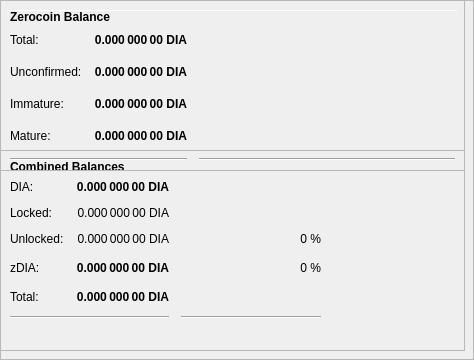
        <widget class="QFrame" name="frameObfuscation">
         <property name="minimumSize">
          <size>
           <width>0</width>
           <height>350</height>
          </size>
         </property>
         <property name="layoutDirection">
          <enum>Qt::LeftToRight</enum>
         </property>
         <property name="frameShape">
          <enum>QFrame::StyledPanel</enum>
         </property>
         <property name="frameShadow">
          <enum>QFrame::Raised</enum>
         </property>
         <widget class="QPushButton" name="runAutoDenom">
          <property name="geometry">
           <rect>
            <x>251</x>
            <y>17</y>
            <width>1</width>
            <height>1</height>
           </rect>
          </property>
          <property name="palette">
           <palette>
            <active>
             <colorrole role="WindowText">
              <brush brushstyle="SolidPattern">
               <color alpha="255">
                <red>0</red>
                <green>0</green>
                <blue>0</blue>
               </color>
              </brush>
             </colorrole>
             <colorrole role="Button">
              <brush brushstyle="SolidPattern">
               <color alpha="255">
                <red>239</red>
                <green>238</green>
                <blue>238</blue>
               </color>
              </brush>
             </colorrole>
             <colorrole role="Light">
              <brush brushstyle="SolidPattern">
               <color alpha="255">
                <red>255</red>
                <green>255</green>
                <blue>255</blue>
               </color>
              </brush>
             </colorrole>
             <colorrole role="Midlight">
              <brush brushstyle="SolidPattern">
               <color alpha="255">
                <red>247</red>
                <green>246</green>
                <blue>246</blue>
               </color>
              </brush>
             </colorrole>
             <colorrole role="Dark">
              <brush brushstyle="SolidPattern">
               <color alpha="255">
                <red>119</red>
                <green>119</green>
                <blue>119</blue>
               </color>
              </brush>
             </colorrole>
             <colorrole role="Mid">
              <brush brushstyle="SolidPattern">
               <color alpha="255">
                <red>159</red>
                <green>159</green>
                <blue>159</blue>
               </color>
              </brush>
             </colorrole>
             <colorrole role="Text">
              <brush brushstyle="SolidPattern">
               <color alpha="255">
                <red>0</red>
                <green>0</green>
                <blue>0</blue>
               </color>
              </brush>
             </colorrole>
             <colorrole role="BrightText">
              <brush brushstyle="SolidPattern">
               <color alpha="255">
                <red>255</red>
                <green>255</green>
                <blue>255</blue>
               </color>
              </brush>
             </colorrole>
             <colorrole role="ButtonText">
              <brush brushstyle="SolidPattern">
               <color alpha="255">
                <red>0</red>
                <green>0</green>
                <blue>0</blue>
               </color>
              </brush>
             </colorrole>
             <colorrole role="Base">
              <brush brushstyle="SolidPattern">
               <color alpha="255">
                <red>255</red>
                <green>255</green>
                <blue>255</blue>
               </color>
              </brush>
             </colorrole>
             <colorrole role="Window">
              <brush brushstyle="SolidPattern">
               <color alpha="255">
                <red>239</red>
                <green>238</green>
                <blue>238</blue>
               </color>
              </brush>
             </colorrole>
             <colorrole role="Shadow">
              <brush brushstyle="SolidPattern">
               <color alpha="255">
                <red>0</red>
                <green>0</green>
                <blue>0</blue>
               </color>
              </brush>
             </colorrole>
             <colorrole role="AlternateBase">
              <brush brushstyle="SolidPattern">
               <color alpha="255">
                <red>247</red>
                <green>246</green>
                <blue>246</blue>
               </color>
              </brush>
             </colorrole>
             <colorrole role="ToolTipBase">
              <brush brushstyle="SolidPattern">
               <color alpha="255">
                <red>255</red>
                <green>255</green>
                <blue>220</blue>
               </color>
              </brush>
             </colorrole>
             <colorrole role="ToolTipText">
              <brush brushstyle="SolidPattern">
               <color alpha="255">
                <red>0</red>
                <green>0</green>
                <blue>0</blue>
               </color>
              </brush>
             </colorrole>
            </active>
            <inactive>
             <colorrole role="WindowText">
              <brush brushstyle="SolidPattern">
               <color alpha="255">
                <red>0</red>
                <green>0</green>
                <blue>0</blue>
               </color>
              </brush>
             </colorrole>
             <colorrole role="Button">
              <brush brushstyle="SolidPattern">
               <color alpha="255">
                <red>239</red>
                <green>238</green>
                <blue>238</blue>
               </color>
              </brush>
             </colorrole>
             <colorrole role="Light">
              <brush brushstyle="SolidPattern">
               <color alpha="255">
                <red>255</red>
                <green>255</green>
                <blue>255</blue>
               </color>
              </brush>
             </colorrole>
             <colorrole role="Midlight">
              <brush brushstyle="SolidPattern">
               <color alpha="255">
                <red>247</red>
                <green>246</green>
                <blue>246</blue>
               </color>
              </brush>
             </colorrole>
             <colorrole role="Dark">
              <brush brushstyle="SolidPattern">
               <color alpha="255">
                <red>119</red>
                <green>119</green>
                <blue>119</blue>
               </color>
              </brush>
             </colorrole>
             <colorrole role="Mid">
              <brush brushstyle="SolidPattern">
               <color alpha="255">
                <red>159</red>
                <green>159</green>
                <blue>159</blue>
               </color>
              </brush>
             </colorrole>
             <colorrole role="Text">
              <brush brushstyle="SolidPattern">
               <color alpha="255">
                <red>0</red>
                <green>0</green>
                <blue>0</blue>
               </color>
              </brush>
             </colorrole>
             <colorrole role="BrightText">
              <brush brushstyle="SolidPattern">
               <color alpha="255">
                <red>255</red>
                <green>255</green>
                <blue>255</blue>
               </color>
              </brush>
             </colorrole>
             <colorrole role="ButtonText">
              <brush brushstyle="SolidPattern">
               <color alpha="255">
                <red>0</red>
                <green>0</green>
                <blue>0</blue>
               </color>
              </brush>
             </colorrole>
             <colorrole role="Base">
              <brush brushstyle="SolidPattern">
               <color alpha="255">
                <red>255</red>
                <green>255</green>
                <blue>255</blue>
               </color>
              </brush>
             </colorrole>
             <colorrole role="Window">
              <brush brushstyle="SolidPattern">
               <color alpha="255">
                <red>239</red>
                <green>238</green>
                <blue>238</blue>
               </color>
              </brush>
             </colorrole>
             <colorrole role="Shadow">
              <brush brushstyle="SolidPattern">
               <color alpha="255">
                <red>0</red>
                <green>0</green>
                <blue>0</blue>
               </color>
              </brush>
             </colorrole>
             <colorrole role="AlternateBase">
              <brush brushstyle="SolidPattern">
               <color alpha="255">
                <red>247</red>
                <green>246</green>
                <blue>246</blue>
               </color>
              </brush>
             </colorrole>
             <colorrole role="ToolTipBase">
              <brush brushstyle="SolidPattern">
               <color alpha="255">
                <red>255</red>
                <green>255</green>
                <blue>220</blue>
               </color>
              </brush>
             </colorrole>
             <colorrole role="ToolTipText">
              <brush brushstyle="SolidPattern">
               <color alpha="255">
                <red>0</red>
                <green>0</green>
                <blue>0</blue>
               </color>
              </brush>
             </colorrole>
            </inactive>
            <disabled>
             <colorrole role="WindowText">
              <brush brushstyle="SolidPattern">
               <color alpha="255">
                <red>119</red>
                <green>119</green>
                <blue>119</blue>
               </color>
              </brush>
             </colorrole>
             <colorrole role="Button">
              <brush brushstyle="SolidPattern">
               <color alpha="255">
                <red>239</red>
                <green>238</green>
                <blue>238</blue>
               </color>
              </brush>
             </colorrole>
             <colorrole role="Light">
              <brush brushstyle="SolidPattern">
               <color alpha="255">
                <red>255</red>
                <green>255</green>
                <blue>255</blue>
               </color>
              </brush>
             </colorrole>
             <colorrole role="Midlight">
              <brush brushstyle="SolidPattern">
               <color alpha="255">
                <red>247</red>
                <green>246</green>
                <blue>246</blue>
               </color>
              </brush>
             </colorrole>
             <colorrole role="Dark">
              <brush brushstyle="SolidPattern">
               <color alpha="255">
                <red>119</red>
                <green>119</green>
                <blue>119</blue>
               </color>
              </brush>
             </colorrole>
             <colorrole role="Mid">
              <brush brushstyle="SolidPattern">
               <color alpha="255">
                <red>159</red>
                <green>159</green>
                <blue>159</blue>
               </color>
              </brush>
             </colorrole>
             <colorrole role="Text">
              <brush brushstyle="SolidPattern">
               <color alpha="255">
                <red>119</red>
                <green>119</green>
                <blue>119</blue>
               </color>
              </brush>
             </colorrole>
             <colorrole role="BrightText">
              <brush brushstyle="SolidPattern">
               <color alpha="255">
                <red>255</red>
                <green>255</green>
                <blue>255</blue>
               </color>
              </brush>
             </colorrole>
             <colorrole role="ButtonText">
              <brush brushstyle="SolidPattern">
               <color alpha="255">
                <red>119</red>
                <green>119</green>
                <blue>119</blue>
               </color>
              </brush>
             </colorrole>
             <colorrole role="Base">
              <brush brushstyle="SolidPattern">
               <color alpha="255">
                <red>239</red>
                <green>238</green>
                <blue>238</blue>
               </color>
              </brush>
             </colorrole>
             <colorrole role="Window">
              <brush brushstyle="SolidPattern">
               <color alpha="255">
                <red>239</red>
                <green>238</green>
                <blue>238</blue>
               </color>
              </brush>
             </colorrole>
             <colorrole role="Shadow">
              <brush brushstyle="SolidPattern">
               <color alpha="255">
                <red>0</red>
                <green>0</green>
                <blue>0</blue>
               </color>
              </brush>
             </colorrole>
             <colorrole role="AlternateBase">
              <brush brushstyle="SolidPattern">
               <color alpha="255">
                <red>239</red>
                <green>238</green>
                <blue>238</blue>
               </color>
              </brush>
             </colorrole>
             <colorrole role="ToolTipBase">
              <brush brushstyle="SolidPattern">
               <color alpha="255">
                <red>255</red>
                <green>255</green>
                <blue>220</blue>
               </color>
              </brush>
             </colorrole>
             <colorrole role="ToolTipText">
              <brush brushstyle="SolidPattern">
               <color alpha="255">
                <red>0</red>
                <green>0</green>
                <blue>0</blue>
               </color>
              </brush>
             </colorrole>
            </disabled>
           </palette>
          </property>
          <property name="focusPolicy">
           <enum>Qt::NoFocus</enum>
          </property>
          <property name="autoFillBackground">
           <bool>true</bool>
          </property>
          <property name="text">
           <string/>
          </property>
          <property name="flat">
           <bool>true</bool>
          </property>
         </widget>
         <widget class="Line" name="line">
          <property name="geometry">
           <rect>
            <x>7</x>
            <y>10</y>
            <width>451</width>
            <height>1</height>
           </rect>
          </property>
          <property name="orientation">
           <enum>Qt::Horizontal</enum>
          </property>
         </widget>
         <widget class="QFrame" name="frame_3">
          <property name="geometry">
           <rect>
            <x>0</x>
            <y>150</y>
            <width>465</width>
            <height>201</height>
           </rect>
          </property>
          <property name="frameShape">
           <enum>QFrame::StyledPanel</enum>
          </property>
          <property name="frameShadow">
           <enum>QFrame::Raised</enum>
          </property>
          <layout class="QVBoxLayout" name="verticalLayout_5">
           <item>
            <layout class="QHBoxLayout" name="horizontalLayout_5" stretch="0">
             <item>
              <widget class="QLabel" name="label_5z">
               <property name="maximumSize">
                <size>
                 <width>16777215</width>
                 <height>20</height>
                </size>
               </property>
               <property name="font">
                <font>
                 <weight>75</weight>
                 <bold>true</bold>
                </font>
               </property>
               <property name="toolTip">
                <string>Combined Balances (including unconfirmed and immature coins)</string>
               </property>
               <property name="text">
                <string>&lt;html&gt;&lt;head/&gt;&lt;body&gt;&lt;p&gt;Combined Balances&lt;/p&gt;&lt;/body&gt;&lt;/html&gt;</string>
               </property>
              </widget>
             </item>
            </layout>
           </item>
           <item>
            <layout class="QGridLayout" name="gridLayout_3">
             <property name="spacing">
              <number>12</number>
             </property>
             <item row="7" column="0" colspan="2">
              <widget class="Line" name="lineSpendableBalance_3">
               <property name="orientation">
                <enum>Qt::Horizontal</enum>
               </property>
              </widget>
             </item>
             <item row="7" column="2">
              <widget class="Line" name="lineWatchBalance_3">
               <property name="sizePolicy">
                <sizepolicy hsizetype="Preferred" vsizetype="Fixed">
                 <horstretch>0</horstretch>
                 <verstretch>0</verstretch>
                </sizepolicy>
               </property>
               <property name="minimumSize">
                <size>
                 <width>140</width>
                 <height>0</height>
                </size>
               </property>
               <property name="orientation">
                <enum>Qt::Horizontal</enum>
               </property>
              </widget>
             </item>
             <item row="4" column="1">
              <widget class="QLabel" name="labelzBalancez">
               <property name="font">
                <font>
                 <weight>75</weight>
                 <bold>true</bold>
                </font>
               </property>
               <property name="cursor">
                <cursorShape>IBeamCursor</cursorShape>
               </property>
               <property name="toolTip">
                <string>Total of transactions that have yet to be confirmed, and do not yet count toward the spendable balance</string>
               </property>
               <property name="text">
                <string notr="true">0.000 000 00 DIA</string>
               </property>
               <property name="alignment">
                <set>Qt::AlignRight|Qt::AlignTrailing|Qt::AlignVCenter</set>
               </property>
               <property name="textInteractionFlags">
                <set>Qt::LinksAccessibleByMouse|Qt::TextSelectableByKeyboard|Qt::TextSelectableByMouse</set>
               </property>
              </widget>
             </item>
             <item row="6" column="1">
              <widget class="QLabel" name="labelTotalz">
               <property name="font">
                <font>
                 <weight>75</weight>
                 <bold>true</bold>
                </font>
               </property>
               <property name="cursor">
                <cursorShape>IBeamCursor</cursorShape>
               </property>
               <property name="toolTip">
                <string>Total Balance, including unconfirmed and immature coins.</string>
               </property>
               <property name="text">
                <string notr="true">0.000 000 00 DIA</string>
               </property>
               <property name="alignment">
                <set>Qt::AlignRight|Qt::AlignTrailing|Qt::AlignVCenter</set>
               </property>
               <property name="textInteractionFlags">
                <set>Qt::LinksAccessibleByMouse|Qt::TextSelectableByKeyboard|Qt::TextSelectableByMouse</set>
               </property>
              </widget>
             </item>
             <item row="4" column="3">
              <spacer name="horizontalSpacer_6">
               <property name="orientation">
                <enum>Qt::Horizontal</enum>
               </property>
               <property name="sizeHint" stdset="0">
                <size>
                 <width>40</width>
                 <height>20</height>
                </size>
               </property>
              </spacer>
             </item>
             <item row="6" column="0">
              <widget class="QLabel" name="labelTotalTextz">
               <property name="text">
                <string>Total:</string>
               </property>
              </widget>
             </item>
             <item row="1" column="0">
              <widget class="QLabel" name="labelBalanceTextz">
               <property name="text">
                <string>DIA:</string>
               </property>
              </widget>
             </item>
             <item row="1" column="1">
              <widget class="QLabel" name="labelBalancez">
               <property name="font">
                <font>
                 <weight>75</weight>
                 <bold>true</bold>
                </font>
               </property>
               <property name="cursor">
                <cursorShape>IBeamCursor</cursorShape>
               </property>
               <property name="toolTip">
                <string>Your current spendable balance</string>
               </property>
               <property name="text">
                <string notr="true">0.000 000 00 DIA</string>
               </property>
               <property name="alignment">
                <set>Qt::AlignRight|Qt::AlignTrailing|Qt::AlignVCenter</set>
               </property>
               <property name="textInteractionFlags">
                <set>Qt::LinksAccessibleByMouse|Qt::TextSelectableByKeyboard|Qt::TextSelectableByMouse</set>
               </property>
              </widget>
             </item>
             <item row="4" column="0">
              <widget class="QLabel" name="labelzBalanceTextz">
               <property name="toolTip">
                <string/>
               </property>
               <property name="text">
                <string>zDIA:</string>
               </property>
              </widget>
             </item>
             <item row="4" column="2">
              <widget class="QLabel" name="labelzDIAPercent">
               <property name="toolTip">
                <string>Current percentage of zDIA.
If AutoMint is enabled this percentage will settle around the configured AutoMint percentage (default = 10%)</string>
               </property>
               <property name="text">
                <string>0 %</string>
               </property>
               <property name="alignment">
                <set>Qt::AlignRight|Qt::AlignTrailing|Qt::AlignVCenter</set>
               </property>
              </widget>
             </item>
             <item row="6" column="2">
              <widget class="QLabel" name="label100Percent">
               <property name="text">
                <string/>
               </property>
               <property name="alignment">
                <set>Qt::AlignRight|Qt::AlignTrailing|Qt::AlignVCenter</set>
               </property>
              </widget>
             </item>
             <item row="2" column="1">
              <widget class="QLabel" name="labelLockedBalance">
               <property name="toolTip">
                <string>Locked DIA or Masternode collaterals. These are excluded from zDIA minting.</string>
               </property>
               <property name="text">
                <string>0.000 000 00 DIA</string>
               </property>
               <property name="alignment">
                <set>Qt::AlignRight|Qt::AlignTrailing|Qt::AlignVCenter</set>
               </property>
              </widget>
             </item>
             <item row="2" column="0">
              <widget class="QLabel" name="labelLockedBalanceText">
               <property name="toolTip">
                <string>Locked DIA or Masternode collaterals. These are excluded from zDIA minting.</string>
               </property>
               <property name="text">
                <string>Locked:</string>
               </property>
              </widget>
             </item>
             <item row="3" column="0">
              <widget class="QLabel" name="labelUnLockedBalanceText">
               <property name="toolTip">
                <string>Unlocked DIAs. These can be used for zDIA minting.</string>
               </property>
               <property name="text">
                <string>Unlocked:</string>
               </property>
              </widget>
             </item>
             <item row="3" column="1">
              <widget class="QLabel" name="labelUnLockedBalance">
               <property name="toolTip">
                <string>Unlocked DIAs. These can be used for zDIA minting.</string>
               </property>
               <property name="text">
                <string>0.000 000 00 DIA</string>
               </property>
               <property name="alignment">
                <set>Qt::AlignRight|Qt::AlignTrailing|Qt::AlignVCenter</set>
               </property>
              </widget>
             </item>
             <item row="3" column="2">
              <widget class="QLabel" name="labelDIAPercent">
               <property name="text">
                <string>0 %</string>
               </property>
               <property name="alignment">
                <set>Qt::AlignRight|Qt::AlignTrailing|Qt::AlignVCenter</set>
               </property>
              </widget>
             </item>
            </layout>
           </item>
           <item>
            <spacer name="verticalSpacer">
             <property name="orientation">
              <enum>Qt::Vertical</enum>
             </property>
             <property name="sizeHint" stdset="0">
              <size>
               <width>20</width>
               <height>40</height>
              </size>
             </property>
            </spacer>
           </item>
          </layout>
         </widget>
         <widget class="QFrame" name="frame_4">
          <property name="geometry">
           <rect>
            <x>0</x>
            <y>0</y>
            <width>465</width>
            <height>171</height>
           </rect>
          </property>
          <property name="frameShape">
           <enum>QFrame::StyledPanel</enum>
          </property>
          <property name="frameShadow">
           <enum>QFrame::Raised</enum>
          </property>
          <layout class="QVBoxLayout" name="verticalLayout_7">
           <item>
            <layout class="QHBoxLayout" name="horizontalLayout_8" stretch="0">
             <item>
              <widget class="QLabel" name="label_5z_3">
               <property name="maximumSize">
                <size>
                 <width>16777215</width>
                 <height>20</height>
                </size>
               </property>
               <property name="font">
                <font>
                 <weight>75</weight>
                 <bold>true</bold>
                </font>
               </property>
               <property name="text">
                <string>Zerocoin Balance</string>
               </property>
              </widget>
             </item>
            </layout>
           </item>
           <item>
            <layout class="QGridLayout" name="gridLayout_5">
             <property name="spacing">
              <number>12</number>
             </property>
             <item row="4" column="0">
              <widget class="QLabel" name="labelzBalanceMatureText">
               <property name="toolTip">
                <string>Mature: more than 20 confirmation and more than 3 mints of the same denomination after it was minted.
These zDIA are spendable.</string>
               </property>
               <property name="text">
                <string>Mature:</string>
               </property>
              </widget>
             </item>
             <item row="5" column="0" colspan="2">
              <widget class="Line" name="lineSpendableBalance_5">
               <property name="orientation">
                <enum>Qt::Horizontal</enum>
               </property>
              </widget>
             </item>
             <item row="1" column="1">
              <widget class="QLabel" name="labelzBalance">
               <property name="font">
                <font>
                 <weight>75</weight>
                 <bold>true</bold>
                </font>
               </property>
               <property name="cursor">
                <cursorShape>IBeamCursor</cursorShape>
               </property>
               <property name="toolTip">
                <string>All available zDIA, unconfirmed and immature zDIA included.</string>
               </property>
               <property name="text">
                <string notr="true">0.000 000 00 DIA</string>
               </property>
               <property name="alignment">
                <set>Qt::AlignRight|Qt::AlignTrailing|Qt::AlignVCenter</set>
               </property>
               <property name="textInteractionFlags">
                <set>Qt::LinksAccessibleByMouse|Qt::TextSelectableByKeyboard|Qt::TextSelectableByMouse</set>
               </property>
              </widget>
             </item>
             <item row="5" column="2">
              <widget class="Line" name="lineWatchBalance_5">
               <property name="sizePolicy">
                <sizepolicy hsizetype="Preferred" vsizetype="Fixed">
                 <horstretch>0</horstretch>
                 <verstretch>0</verstretch>
                </sizepolicy>
               </property>
               <property name="minimumSize">
                <size>
                 <width>140</width>
                 <height>0</height>
                </size>
               </property>
               <property name="orientation">
                <enum>Qt::Horizontal</enum>
               </property>
              </widget>
             </item>
             <item row="1" column="0">
              <widget class="QLabel" name="labelzBalanceText">
               <property name="toolTip">
                <string>All available zDIA, unconfirmed and immature zDIA included.</string>
               </property>
               <property name="text">
                <string>Total:</string>
               </property>
              </widget>
             </item>
             <item row="1" column="2">
              <spacer name="horizontalSpacer_8">
               <property name="orientation">
                <enum>Qt::Horizontal</enum>
               </property>
               <property name="sizeHint" stdset="0">
                <size>
                 <width>40</width>
                 <height>20</height>
                </size>
               </property>
              </spacer>
             </item>
             <item row="4" column="2">
              <spacer name="horizontalSpacer_4">
               <property name="orientation">
                <enum>Qt::Horizontal</enum>
               </property>
               <property name="sizeHint" stdset="0">
                <size>
                 <width>40</width>
                 <height>20</height>
                </size>
               </property>
              </spacer>
             </item>
             <item row="4" column="1">
              <widget class="QLabel" name="labelzBalanceMature">
               <property name="font">
                <font>
                 <weight>75</weight>
                 <bold>true</bold>
                </font>
               </property>
               <property name="toolTip">
                <string>Mature: more than 20 confirmation and more than 3 mints of the same denomination after it was minted.
These zDIA are spendable.</string>
               </property>
               <property name="text">
                <string>0.000 000 00 DIA</string>
               </property>
               <property name="alignment">
                <set>Qt::AlignRight|Qt::AlignTrailing|Qt::AlignVCenter</set>
               </property>
              </widget>
             </item>
             <item row="2" column="0">
              <widget class="QLabel" name="labelzBalanceUnconfirmedText">
               <property name="toolTip">
                <string>Unconfirmed: less than 20 confirmations
Immature: confirmed, but less than 3 mints of the same denomination after it was minted</string>
               </property>
               <property name="text">
                <string>Unconfirmed:</string>
               </property>
              </widget>
             </item>
             <item row="2" column="1">
              <widget class="QLabel" name="labelzBalanceUnconfirmed">
               <property name="font">
                <font>
                 <weight>75</weight>
                 <bold>true</bold>
                </font>
               </property>
               <property name="toolTip">
                <string>Unconfirmed: less than 20 confirmations
Immature: confirmed, but less than 3 mints of the same denomination after it was minted</string>
               </property>
               <property name="text">
                <string>0.000 000 00 DIA</string>
               </property>
               <property name="alignment">
                <set>Qt::AlignRight|Qt::AlignTrailing|Qt::AlignVCenter</set>
               </property>
              </widget>
             </item>
             <item row="2" column="2">
              <spacer name="horizontalSpacer_5">
               <property name="orientation">
                <enum>Qt::Horizontal</enum>
               </property>
               <property name="sizeHint" stdset="0">
                <size>
                 <width>40</width>
                 <height>20</height>
                </size>
               </property>
              </spacer>
             </item>
             <item row="3" column="0">
              <widget class="QLabel" name="labelzBalanceImmatureText">
               <property name="toolTip">
                <string>Unconfirmed: less than 20 confirmations
Immature: confirmed, but less than 3 mints of the same denomination after it was minted</string>
               </property>
               <property name="text">
                <string>Immature:</string>
               </property>
              </widget>
             </item>
             <item row="3" column="1">
              <widget class="QLabel" name="labelzBalanceImmature">
               <property name="font">
                <font>
                 <weight>75</weight>
                 <bold>true</bold>
                </font>
               </property>
               <property name="toolTip">
                <string>Unconfirmed: less than 20 confirmations
Immature: confirmed, but less than 3 mints of the same denomination after it was minted</string>
               </property>
               <property name="text">
                <string>0.000 000 00 DIA</string>
               </property>
               <property name="alignment">
                <set>Qt::AlignRight|Qt::AlignTrailing|Qt::AlignVCenter</set>
               </property>
              </widget>
             </item>
             <item row="3" column="2">
              <spacer name="horizontalSpacer_7">
               <property name="orientation">
                <enum>Qt::Horizontal</enum>
               </property>
               <property name="sizeHint" stdset="0">
                <size>
                 <width>40</width>
                 <height>20</height>
                </size>
               </property>
              </spacer>
             </item>
            </layout>
           </item>
          </layout>
         </widget>
        </widget>
